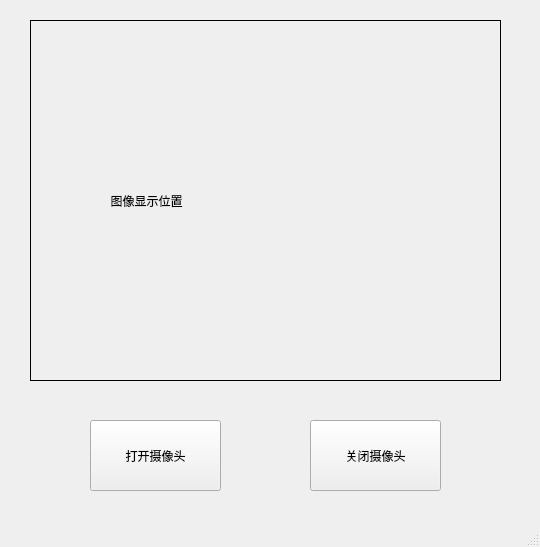
<?xml version="1.0" encoding="UTF-8"?>
<ui version="4.0">
 <class>MainWindow</class>
 <widget class="QMainWindow" name="MainWindow">
  <property name="geometry">
   <rect>
    <x>0</x>
    <y>0</y>
    <width>540</width>
    <height>547</height>
   </rect>
  </property>
  <property name="windowTitle">
   <string>打开摄像头</string>
  </property>
  <widget class="QWidget" name="centralWidget">
   <widget class="QLabel" name="cameraView">
    <property name="geometry">
     <rect>
      <x>30</x>
      <y>20</y>
      <width>471</width>
      <height>361</height>
     </rect>
    </property>
    <property name="frameShape">
     <enum>QFrame::Box</enum>
    </property>
    <property name="text">
     <string>                       图像显示位置</string>
    </property>
   </widget>
   <widget class="QPushButton" name="Open">
    <property name="geometry">
     <rect>
      <x>90</x>
      <y>420</y>
      <width>131</width>
      <height>71</height>
     </rect>
    </property>
    <property name="text">
     <string>打开摄像头</string>
    </property>
   </widget>
   <widget class="QPushButton" name="Stop">
    <property name="geometry">
     <rect>
      <x>310</x>
      <y>420</y>
      <width>131</width>
      <height>71</height>
     </rect>
    </property>
    <property name="text">
     <string>关闭摄像头</string>
    </property>
   </widget>
  </widget>
  <widget class="QStatusBar" name="statusBar"/>
 </widget>
 <layoutdefault spacing="6" margin="11"/>
 <resources/>
 <connections/>
</ui>
